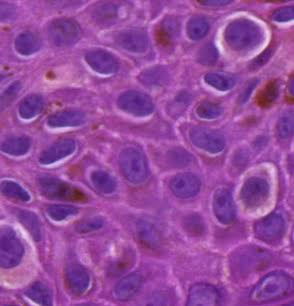
%> input picture histopath.jpg, 294 x 306 px
$ octave m8105as2.m   (GNU Octave 9; MATLAB toolbox functions it lacks are replaced by stand-ins)
%> lines starting %> are read from the running program, lines starting %| are printed output that depends on the picture; in (x1, y1, x2, y2) boxes, pixels count from 0 and x2, y2 are one past the last pixel; in counts of white or black regions, pixels touching at a corner belong together; the program's own positions count from 1
clear;close all;
%Part (a)
%read Image
I = imread('histopath.jpg');
%> I is the input picture: size 306x294x3 uint8; mean R, G, B 147.5, 72.3, 157.9
[h,w,~] = size(I);
%> h = 306; w = 294
%get red channel
Ir = I(:,:,1);
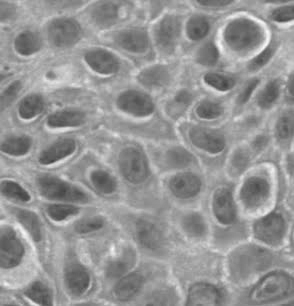
%> Ir: size 306x294 uint8; min 66, max 250, mean 147.5
%display
figure(),
title('Red Channel'),
imshow(Ir);

%Part (b)
%calculate the global treshold
t = graythresh(Ir);
%> t = 0.561

%Part (c)
%generate binary image
BW = im2bw(Ir,t);
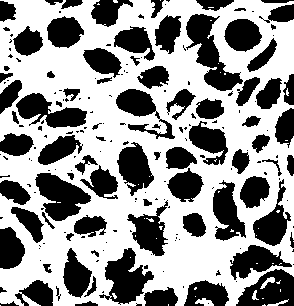
%> BW: size 306x294 logical; 58.5% white; 196 black regions (115 under 20 px), largest, box (x1, y1, x2, y2) and area: (186, 14, 243, 91) 1784, (35, 173, 91, 221) 1551, (99, 248, 154, 305) 1530
%display the image
figure();
imshow(BW);

%Part (d)
%generate a complement of BW
BWC = imcomplement(BW);
figure,
imshow(BWC);

%Part (e)
%remove small noise components with morphological opening
%create a disk-shape
se = strel('disk',5);
moBWC = imopen(BWC,se);
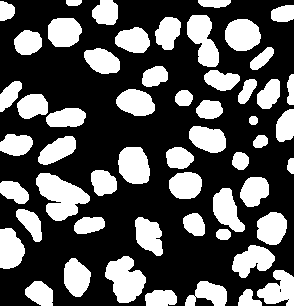
%> moBWC: size 306x294 logical; 33.9% white; 55 white regions, largest, box (x1, y1, x2, y2) and area: (36, 173, 90, 221) 1504, (105, 256, 146, 303) 1239, (187, 15, 219, 67) 1043
figure,imshow(moBWC);

%Part (f)
%remove area < 200 pixels
cc = bwconncomp(moBWC);
%> cc = 55 connected components
area = regionprops(cc,'Area');
%> area = 55 regions; largest, Area: 1504, 1239, 1043, 967, 915
L = labelmatrix(cc);
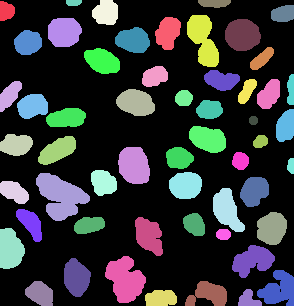
%> L: size 306x294 uint8; 56 distinct labels, from 0 to 55; one colour per label, 0 black
reBWC = ismember(L,find([area.Area]>=200));
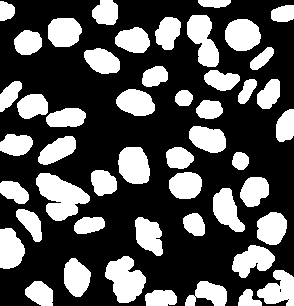
%> reBWC: size 306x294 logical; 33.1% white; 49 white regions, largest, box (x1, y1, x2, y2) and area: (36, 173, 90, 221) 1504, (105, 256, 146, 303) 1239, (187, 15, 219, 67) 1043
figure,imshow(reBWC);

%Part (g)
%compute the area,centroid and perimeters of connected regions
cc = bwconncomp(reBWC);
%> cc = 49 connected components
L = labelmatrix(cc);
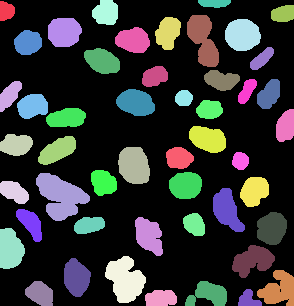
%> L: size 306x294 uint8; 50 distinct labels, from 0 to 49; one colour per label, 0 black
stats = regionprops('table',reBWC,'Area',...
    'Centroid','Perimeter');
%> stats = 49 regions; largest, Area, Centroid and Perimeter: 1504 [61.3 196.8] 189.2, 1239 [125.9 280.1] 151.2, 1043 [203.8 40.4] 150.6, 967 [134.7 166.1] 110.9, 915 [243.1 35.5] 105


%Part (e)
data = regionprops(reBWC,'Orientation', 'MajorAxisLength', ...
    'MinorAxisLength', 'Eccentricity', 'Centroid','PixelList','PixelIdxList');
%> data = 49 regions; first 5, Centroid, MajorAxisLength, MinorAxisLength, Eccentricity and Orientation: [7 11.6] 19.86 16.37 0.566 -89.39, [10.4 95.7] 34.5 15.08 0.899 56.32, [16.8 145.3] 33.61 21.8 0.761 5.13, [14.7 192.5] 33.22 18.2 0.837 -30.17, [11 249.8] 42.66 25.31 0.805 -85.41

elli = zeros(1,length(data));

for k = 1:length(data)

    %get major and minor axis length
    a = data(k).MajorAxisLength/2;
    b = data(k).MinorAxisLength/2;
    %ellipse area
    AreaEllipse = pi * a * b;

    %rotate the line between the candidate point and the centroid
    xbar = data(k).Centroid(1);
    ybar = data(k).Centroid(2);
    theta = pi*(-data(k).Orientation)/180;

    %for loop region points
    points = data(k).PixelList;
    %counter for points inside the ellipse
    count = 0;
    for i = 1 : length(points)
        X = (points(i,1) - xbar)*cos(theta) + (points(i,2) - ybar)*sin(theta);
        Y = -(points(i,1) - xbar)*sin(theta) + (points(i,2) - ybar)*cos(theta);
        %check the if the points in ellipse
        if (X^2/a^2+Y^2/b^2) <= 1
            count = count + 1;
        end
    end
    elli(k) = count/AreaEllipse;
end
%> this loop made 49 passes
%> (a, b, AreaEllipse, xbar, ybar, theta) on passes 1 to 12: (9.93, 8.19, 255.5, 7.01, 11.62, 1.56), (17.25, 7.54, 408.5, 10.38, 95.66, -0.983), (16.8, 10.9, 575.5, 16.82, 145.3, -0.0896), (16.61, 9.1, 474.7, 14.73, 192.5, 0.527), (21.33, 12.66, 848.1, 10.98, 249.8, 1.49), (14.31, 12.21, 548.8, 28.55, 43.22, -0.303), (19.55, 8.58, 527, 31.21, 223.9, 0.96), (16.25, 12.03, 613.9, 33.16, 106.7, -0.239), (15.31, 10.97, 527.8, 40.71, 294.3, 0.564), (27.59, 19.89, 1724.6, 61.26, 196.8, 0.703), (22.07, 9.91, 687, 58.13, 150.9, -0.527), (20.81, 9.59, 627.2, 67.1, 118.6, -0.122)
%> after the loop, elli = 49 values, max 0.982 at index 38, min 0.674 at index 31, mean 0.914
stats.Ellipticity = elli';
%> stats.Ellipticity has the same summary as elli
disp(stats);
